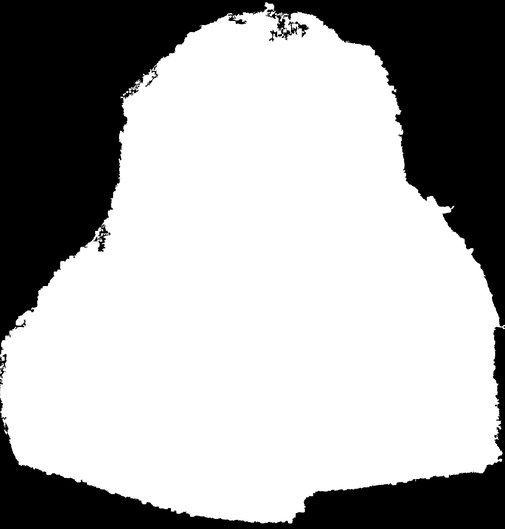
#> input picture scripts/Total Area of Sample/Example/195320_Vessels_mask.png, 505 x 529 px, shrunk from 7858 x 8233 before the run, given as the content of the folder Input, which was not available
$ python Area_slide.py
#> lines starting #> are read from the running program, lines starting #| are printed output that depends on the picture; after the words box and inside, x2 and y2 are one past the last pixel; in counts of white or black regions, pixels touching at a corner belong together; pictures that were not available may be replaced by others from this repository, and a replacement may not be noted
import cv2
import numpy as np
import matplotlib.pyplot as plt
import os
import glob
import pandas as pd
from tqdm import tqdm

def calculate_tissue_area(image_path, save_visualizations=False, output_folder=None):
    # Read the image
#> called with image_path = '_only/195320_Vessels_mask.png', save_visualizations = False
    img = cv2.imread(image_path)
#> img is the input picture: shape (529, 505, 3); min 0, max 255, mean 170.2
    if img is None:
        print(f"Error: Could not read image {image_path}")
        return 0, None, None

    # Convert to RGB (OpenCV loads as BGR)
    img_rgb = cv2.cvtColor(img, cv2.COLOR_BGR2RGB)

    # Convert to LAB color space
    lab = cv2.cvtColor(img, cv2.COLOR_BGR2LAB)
#> lab: shape (529, 505, 3); mean of channels 0, 1, 2 170.2, 128, 128

    # Extract the L channel (luminance)
    l_channel = lab[:,:,0]

    # Apply threshold to separate tissue from background
    _, binary = cv2.threshold(l_channel, 220, 255, cv2.THRESH_BINARY_INV)
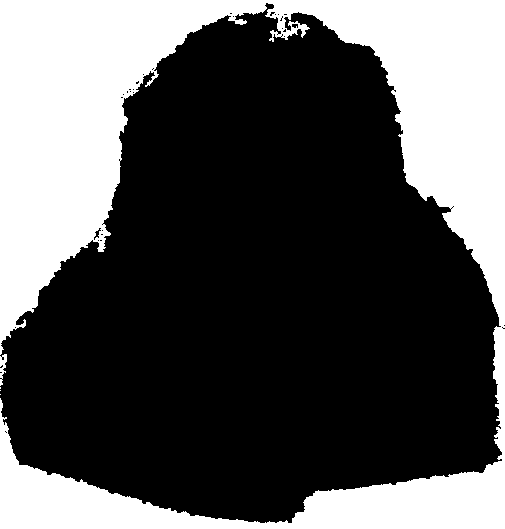
#> binary: shape (529, 505); 33.7% white; 5 white regions (3 under 20 px), largest, box (x1, y1, x2, y2) and area: (0, 0, 505, 529) 89896, (0, 354, 7, 386) 124

    # Clean up the binary image
    kernel = np.ones((5,5), np.uint8)
    binary = cv2.morphologyEx(binary, cv2.MORPH_CLOSE, kernel)
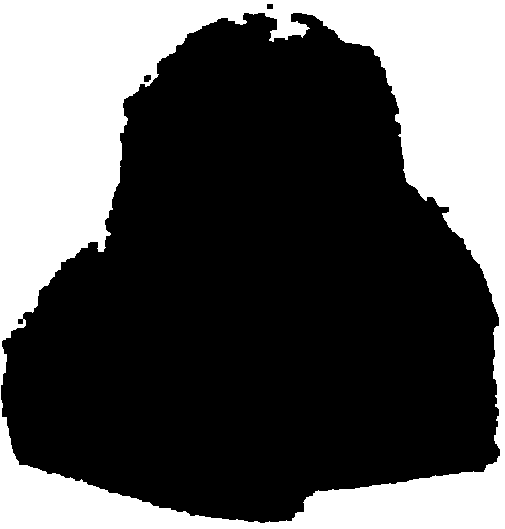
#> binary: shape (529, 505); 34% white; 1 white region, box (x1, y1, x2, y2) and area: (0, 0, 505, 529) 90820
    binary = cv2.morphologyEx(binary, cv2.MORPH_OPEN, kernel)
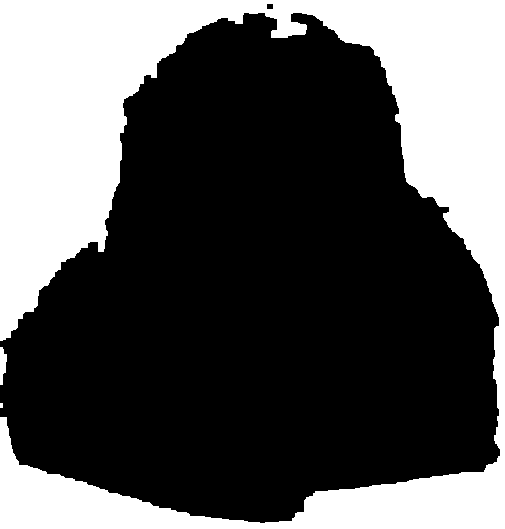
#> binary: shape (529, 505); 33.9% white; 3 white regions (1 under 20 px)

    # Find contours
    contours, _ = cv2.findContours(binary, cv2.RETR_EXTERNAL, cv2.CHAIN_APPROX_SIMPLE)
#> contours = 3 contours, 1 with area under 20; largest, box (x1, y1, x2, y2) and area: (0, 0, 505, 529) 88492, (0, 347, 7, 385) 144

    # Create a mask for the full tissue
    mask = np.zeros_like(l_channel)

    # Draw all contours above a certain size (to avoid small artifacts)
    min_contour_area = 1000  # Adjust based on your image size
    for contour in contours:
        if cv2.contourArea(contour) > min_contour_area:
            cv2.drawContours(mask, [contour], 0, 255, -1)
#> this loop made 3 passes
#> contour on pass 1: [[0, 403], [0, 407], [2, 407], [2, 403]]
#> mask: shape (529, 505); 33.8% white; 1 white region, box (x1, y1, x2, y2) and area: (0, 0, 505, 529) 90365

    # Calculate area in pixels
    area_pixels = cv2.countNonZero(mask)
#> area_pixels = 90365

    # Create visualization of the filled tissue
    filled_tissue = cv2.bitwise_and(img_rgb, img_rgb, mask=mask)
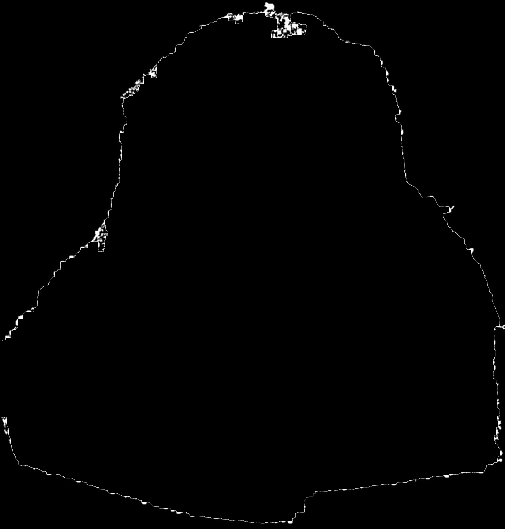
#> filled_tissue: shape (529, 505, 3); min 0, max 255, mean 1.7

    if save_visualizations:
        if output_folder is None:
            output_folder = os.path.dirname(image_path) or '.'

        # Create visualization
        plt.figure(figsize=(15, 10))

        plt.subplot(2, 2, 1)
        plt.imshow(img_rgb)
        plt.title('Original Image')
        plt.axis('off')

        plt.subplot(2, 2, 2)
        plt.imshow(binary, cmap='gray')
        plt.title('Thresholded Image')
        plt.axis('off')

        plt.subplot(2, 2, 3)
        plt.imshow(mask, cmap='gray')
        plt.title('Tissue Mask')
        plt.axis('off')

        plt.subplot(2, 2, 4)
        plt.imshow(filled_tissue)
        plt.title(f'Filled Tissue (Area: {area_pixels} pixels)')
        plt.axis('off')

        plt.tight_layout()

        # Get filename without extension
        base_name = os.path.splitext(os.path.basename(image_path))[0]
        plt.savefig(f"{output_folder}/{base_name}_analysis.png", dpi=300)
        plt.close()

    return area_pixels, mask, filled_tissue

def process_folder(input_folder, output_folder, file_extensions=None):
    if file_extensions is None:
        file_extensions = ['.jpg', '.jpeg', '.png', '.tif', '.tiff']

    # Create output folder if it doesn't exist
    os.makedirs(output_folder, exist_ok=True)

    # Get all image files in the input folder
    image_files = []
    for ext in file_extensions:
        image_files.extend(glob.glob(os.path.join(input_folder, f'*{ext}')))
        image_files.extend(glob.glob(os.path.join(input_folder, f'*{ext.upper()}')))

    if not image_files:
        print(f"No image files found in {input_folder} with extensions {file_extensions}")
        return None

    print(f"Found {len(image_files)} image files to process")

    # Process each image and collect results
    results = []

    for img_path in tqdm(image_files, desc="Processing slides"):
        try:
            # Get filename without path
            filename = os.path.basename(img_path)

            # Calculate area
            area, mask, filled_tissue = calculate_tissue_area(img_path)
#> area = 90365

            # Save the original image
            img = cv2.imread(img_path)
            base_name = os.path.splitext(filename)[0]
            cv2.imwrite(f"{output_folder}/{base_name}_original.png", img)

            # Save the mask
            if mask is not None:
                cv2.imwrite(f"{output_folder}/{base_name}_mask.png", mask)

            # Store the results
            results.append({
                'Image': filename,
                'Tissue Area (pixels)': area
            })

        except Exception as e:
            print(f"Error processing {img_path}: {e}")

    # Create a DataFrame and save to CSV
    if results:
        df = pd.DataFrame(results)
#> df = table of 2 rows and 2 columns
        csv_path = os.path.join(output_folder, "tissue_areas.csv")
        df.to_csv(csv_path, index=False)
        print(f"Results saved to {csv_path}")
        return df
    else:
        print("No results were generated")
        return None

# Example usage
if __name__ == "__main__":

    # Process the arguments
    input_folder = 'Input'
    output_folder = 'Output'

    # Run the analysis
    print(f"Processing slides from {input_folder}")
    print(f"Results will be saved to {output_folder}")

    df = process_folder(input_folder, output_folder)
#> df = table of 2 rows and 2 columns

    if df is not None:
        print("Processing complete!")
        print(f"CSV file with area measurements saved to {output_folder}/tissue_areas.csv")
    else:
        print("No results were generated.")
